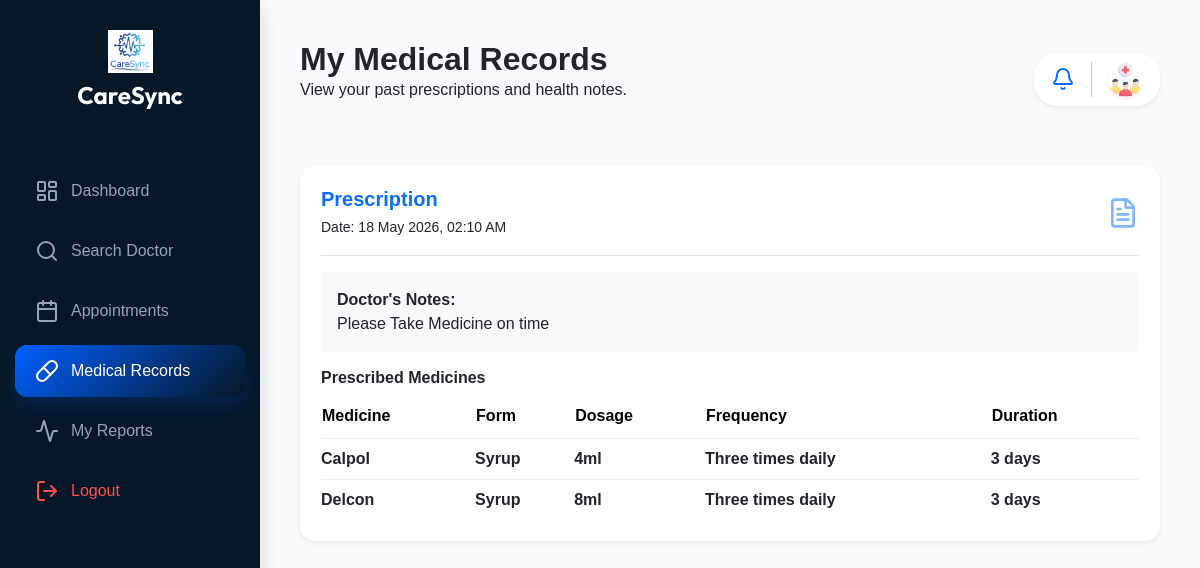
Screenshot of /Patient/medical_records.php (signed in) with the database file from the repository.
### tables this page shows
CREATE TABLE `prescription_medicines` (
  `id` int(11) NOT NULL,
  `medicine` varchar(100) DEFAULT NULL,
  `form` varchar(50) DEFAULT NULL,
  `dosage` varchar(50) DEFAULT NULL,
  `frequency` varchar(50) DEFAULT NULL,
  `duration` varchar(50) DEFAULT NULL,
  `patient_code` varchar(20) NOT NULL,
  `notes` text DEFAULT NULL,
  `created_at` timestamp NOT NULL DEFAULT current_timestamp()
);

### Patient/medical_records.php (the view, shortened to what this page needs)
<?php
require_once '../dbconnect.php';
$patient_code = $_SESSION['patient_id'];
$presc_qry = "SELECT * FROM prescription_medicines WHERE patient_code=? ORDER BY created_at DESC, id ASC";
$presc_stmt = $conn->prepare($presc_qry);
$presc_stmt->bind_param("s", $patient_code);
$presc_stmt->execute();
$presc_result = $presc_stmt->get_result();
?>
<!DOCTYPE html>
<html lang="en">
<head>
    <link rel="stylesheet" href="../Bootstrap/bootstrap.min.css">
    <link rel="stylesheet" href="../styles/patient_dashboard.css">
</head>
<body>
    <div class="sidebar shadow">
        <div class="text-center mb-5">
            <img src="../Assets/CareSyncLogo.png" width="45" alt="Logo">
            <h4 class="text-white fw-bold mt-2" style="font-family: 'Custom';">CareSync</h4>
        </div>
        <nav class="nav flex-column">
            <a class="nav-link" href="patient_dashboard.php"><i data-lucide="layout-dashboard"></i> <span>Dashboard</span></a>
            <a class="nav-link" href="search_doctor.php"><i data-lucide="search"></i> <span>Search Doctor</span></a>
            <a class="nav-link" href="../appointment_scheduling/appointments.php"><i data-lucide="calendar"></i> <span>Appointments</span></a>
            <a class="nav-link active" href="medical_records.php"><i data-lucide="pill"></i> <span>Medical Records</span></a>
            <a class="nav-link" href="my_reports.php"><i data-lucide="activity"></i> <span>My Reports</span></a>
            <a href="../logout.php" class="nav-link logout-link">
            <i data-lucide="log-out"></i> <span>Logout</span>
            </a>
        </nav>
    </div>
    <div class="main-content">
        <div class="d-flex justify-content-between align-items-center mb-5">
            <div>
                <h2 class="fw-bold mb-0">My Medical Records</h2>
                <p class="text-dark">View your past prescriptions and health notes.</p>
            </div>
            <div class="glass-card p-2 px-3 d-flex align-items-center gap-3 shadow-sm">
                <i data-lucide="bell" size="20" class="text-primary"></i>
                <img src="../icons/crowd.png" width="35" class="rounded-circle shadow-sm">
            </div>
        </div>
        <div class="row">
            <div class="col-12">
                <?php
                $prescriptions = [];
                while ($row = $presc_result->fetch_assoc()) {
                    $key = $row['created_at'];
                    if (!isset($prescriptions[$key])) {
                        $prescriptions[$key] = [
                            'created_at' => $row['created_at'],
                            'notes'      => $row['notes'],
                            'medicines'  => []
                        ];
                    }
                    $prescriptions[$key]['medicines'][] = $row;
                }
                ?>
                <?php if (empty($prescriptions)): ?>
                    <div class="alert alert-info text-center">No prescriptions found for your record.</div>
                <?php else: ?>
                    <?php foreach ($prescriptions as $presc): ?>
                        <div class="record-card shadow-sm">
                            <div class="d-flex justify-content-between align-items-center border-bottom pb-3 mb-3">
                                <div>
                                    <h5 class="fw-bold text-primary mb-1">Prescription</h5>
                                    <small class="text-dark">Date: <?php echo date('d M Y, h:i A', strtotime($presc['created_at'])); ?></small>
                                </div>
                                <i data-lucide="file-text" class="text-primary opacity-50" width="32" height="32"></i>
                            </div>
                            <?php if (!empty($presc['notes'])): ?>
                                <div class="mb-3 bg-light p-3 rounded text-dark">
                                    <strong>Doctor's Notes:</strong><br>
                                    <?php echo nl2br(htmlspecialchars($presc['notes'])); ?>
                                </div>
                            <?php endif; ?>
                            <h6 class="fw-bold mt-3">Prescribed Medicines</h6>
                            <table class="medicine-table">
                                <thead>
                                    <tr>
                                        <th>Medicine</th>
                                        <th>Form</th>
                                        <th>Dosage</th>
                                        <th>Frequency</th>
                                        <th>Duration</th>
                                    </tr>
                                </thead>
                                <tbody>
                                    <?php foreach ($presc['medicines'] as $med): ?>
                                    <tr>
                                        <td class="fw-bold"><?php echo htmlspecialchars($med['medicine']); ?></td>
                                        <td class="fw-bold"><?php echo htmlspecialchars($med['form']); ?></td>
                                        <td class="fw-bold"><?php echo htmlspecialchars($med['dosage']); ?></td>
                                        <td class="fw-bold"><?php echo htmlspecialchars($med['frequency']); ?></td>
                                        <td class="fw-bold"><?php echo htmlspecialchars($med['duration']); ?></td>
                                    </tr>
                                    <?php endforeach; ?>
                                </tbody>
                            </table>
                        </div>
                    <?php endforeach; ?>
                <?php endif; ?>
            </div>
        </div>
    </div>
</body>
</html>

### styles/patient_dashboard.css (style rules this page uses)
:root { --primary-blue: #0061ff; --navy-dark: #061727; --sidebar-w: 260px; --blue-gradient: linear-gradient(135deg, var(--primary-blue) 0%, var(--navy-dark) 100%); --glass-bg: rgba(255, 255, 255, 0.9); }
body { background: #f8fafc; margin: 0; font-family: 'Plus Jakarta Sans', sans-serif; display: flex; min-height: 100vh; }
.sidebar { width: var(--sidebar-w); background: var(--navy-dark); height: 100vh; position: fixed; top: 0; left: 0; padding: 30px 15px; display: flex; flex-direction: column; z-index: 1000; }
.sidebar .nav-link { color: #94a3b8; padding: 14px 20px; border-radius: 12px; margin-bottom: 8px; display: flex; align-items: center; gap: 12px; text-decoration: none; transition: 0.3s ease; }
.sidebar .nav-link:hover, .sidebar .nav-link.active { background: rgba(255, 255, 255, 0.1); color: white; }
.sidebar .nav-link.active { background: var(--blue-gradient); box-shadow: 0 10px 20px rgba(0, 97, 255, 0.2); }
.main-content { flex: 1; margin-left: var(--sidebar-w); padding: 40px; width: calc(100% - var(--sidebar-w)); background: #f8fafc; }
.glass-card { background: var(--glass-bg); backdrop-filter: blur(15px); border: 1px solid rgba(255, 255, 255, 0.4); border-radius: 24px; box-shadow: 0 10px 30px rgba(0,0,0,0.03); }
.logout-link { margin-top: auto; margin-bottom: 20px; color: #ff4d4d !important; }

### Patient/medical_records.php (style rules this page uses)
.record-card { background: rgba(255, 255, 255, 0.7); backdrop-filter: blur(10px); border: 1px solid rgba(255, 255, 255, 0.3); border-radius: 15px; padding: 20px; margin-bottom: 20px; transition: transform 0.2s, box-shadow 0.2s; }
.medicine-table { width: 100%; margin-top: 15px; }
.medicine-table th { color: #000000; font-weight: 600; padding-bottom: 10px; }
.medicine-table td { padding: 8px 0; border-top: 1px solid #eee; }

### rows the page displays
prescription_medicines: medicine "Calpol", form "Syrup", dosage "4ml", frequency "Three times daily", duration "3 days"
prescription_medicines: medicine "Delcon", form "Syrup", dosage "8ml", frequency "Three times daily", duration "3 days"

### other values shown
date('d M Y, h:i A', strtotime($presc['created_at'])) "18 May 2026, 02:10 AM"
$presc['notes'] "Please Take Medicine on time"
